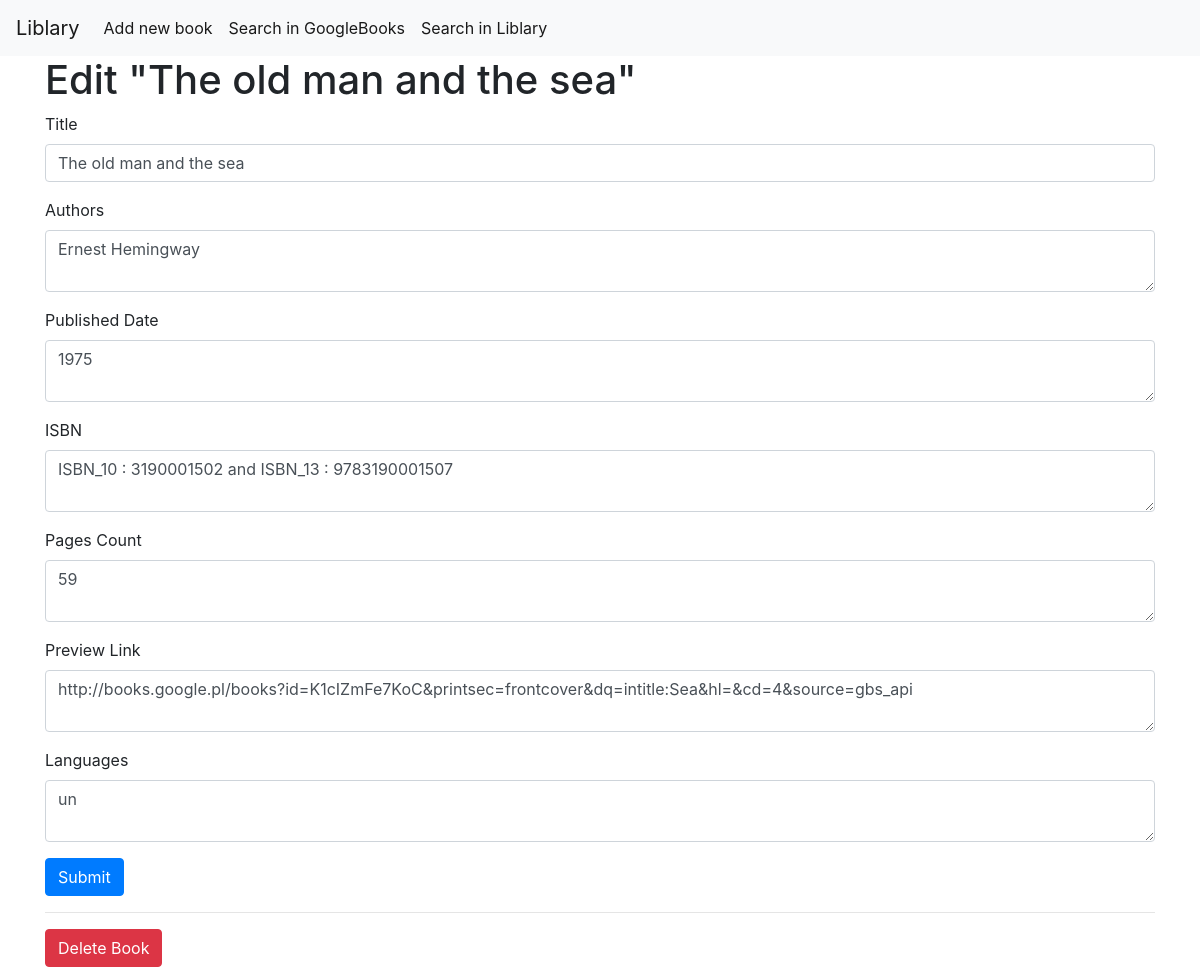
/4/edit, run on the app's committed database.
### tables this page shows
CREATE TABLE Libraries (
    id INTEGER PRIMARY KEY,
    title TEXT NOT NULL,
    authors TEXT NOT NULL,
    publishedDate TEXT NOT NULL,
    ISBN TEXT NOT NULL,
    pagesCount TEXT NOT NULL,
    previewLink TEXT NOT NULL,
    languages TEXT NOT NULL
);

### app.py (the view, shortened to what this page needs)
@app.route('/<int:id>/edit', methods=('GET', 'POST'))
def edit(id):
    book = get_book(id)
    return render_template('edit.html', book=book)

### db/db_commands.py (called while the page is built)
def get_db_connection():
    conn = sqlite3.connect('db/database.db')
    conn.row_factory = sqlite3.Row
    return conn

def get_book(book_id):
    conn = get_db_connection()
    book = conn.execute('SELECT * FROM Libraries WHERE id = ?',
                        (book_id,)).fetchone()
    conn.close()
    if book is None:
        abort(404)
    return book

### templates/edit.html (shortened to what this page needs)
{% extends 'base.html' %}
{% block content %}
<h1>{% block title %} Edit "{{ book['title'] }}" {% endblock %}</h1>
<form method="post">
    <div class="form-group">
        <label for="title">Title</label>
        <input type="text" name="title"
               placeholder="Book Title"
               class="form-control"
               value="{{ request.form['title'] or book['title'] }}">
    </div>
    <div class="form-group">
        <label for="authors">Authors</label>
        <textarea name="authors" placeholder="Book Authors"
                  class="form-control">{{ request.form['authors'] or book['authors'] }}</textarea>
    </div>
    <div class="form-group">
        <label for="publishedDate">Published Date</label>
        <textarea name="publishedDate" placeholder="Book Published Date"
                  class="form-control">{{ request.form['publishedDate'] or book['publishedDate'] }}</textarea>
    </div>
    <div class="form-group">
        <label for="ISBN">ISBN</label>
        <textarea name="ISBN" placeholder="Book ISBN"
                  class="form-control">{{ request.form['ISBN'] or book['ISBN'] }}</textarea>
    </div>
    <div class="form-group">
        <label for="pagesCount">Pages Count</label>
        <textarea name="pagesCount" placeholder="Book Pages Count"
                  class="form-control">{{ request.form['pagesCount'] or book['pagesCount'] }}</textarea>
    </div>
    <div class="form-group">
        <label for="previewLink">Preview Link</label>
        <textarea name="previewLink" placeholder="Book Preview Link"
                  class="form-control">{{ request.form['previewLink'] or book['previewLink'] }}</textarea>
    </div>
    <div class="form-group">
        <label for="languages">Languages</label>
        <textarea name="languages" placeholder="Book languages"
                  class="form-control">{{ request.form['languages'] or book['languages'] }}</textarea>
    </div>
    <div class="form-group">
        <button type="submit" class="btn btn-primary">Submit</button>
    </div>
</form>
<hr>
<form action="{{ url_for('delete', id=book['id']) }}" method="POST">
    <input type="submit" value="Delete Book"
            class="btn btn-danger"
            onclick="return confirm('Are you sure you want to delete this post?')">
</form>
{% endblock %}

### data on the page
Libraries: title "The old man and the sea", authors "Ernest Hemingway", publishedDate "1975", ISBN "ISBN_10 : 3190001502 and ISBN_13 : 9783190001507", pagesCount "59", previewLink "http://books.google.pl/books?id=K1cIZmFe7KoC&printsec=frontcover&dq=intitle:Sea&hl=&cd=4&source=gbs_api", languages "un"
